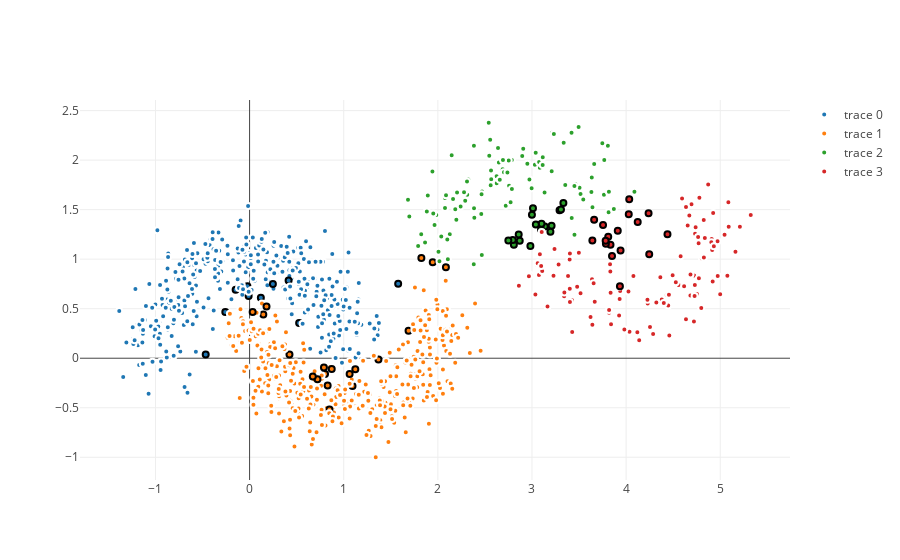

Notebook cell for this chart:
### Code cell
# Correct labels
label_corrector = ProbLabelCorrector(pred_threshold=0.4, **quality_params)
y_cleaned = label_corrector.fit_transform(X,y_corrupt)
plot_with_quality(X,y_cleaned,(np.array(y_cleaned) == np.array(y)).astype(np.int))
